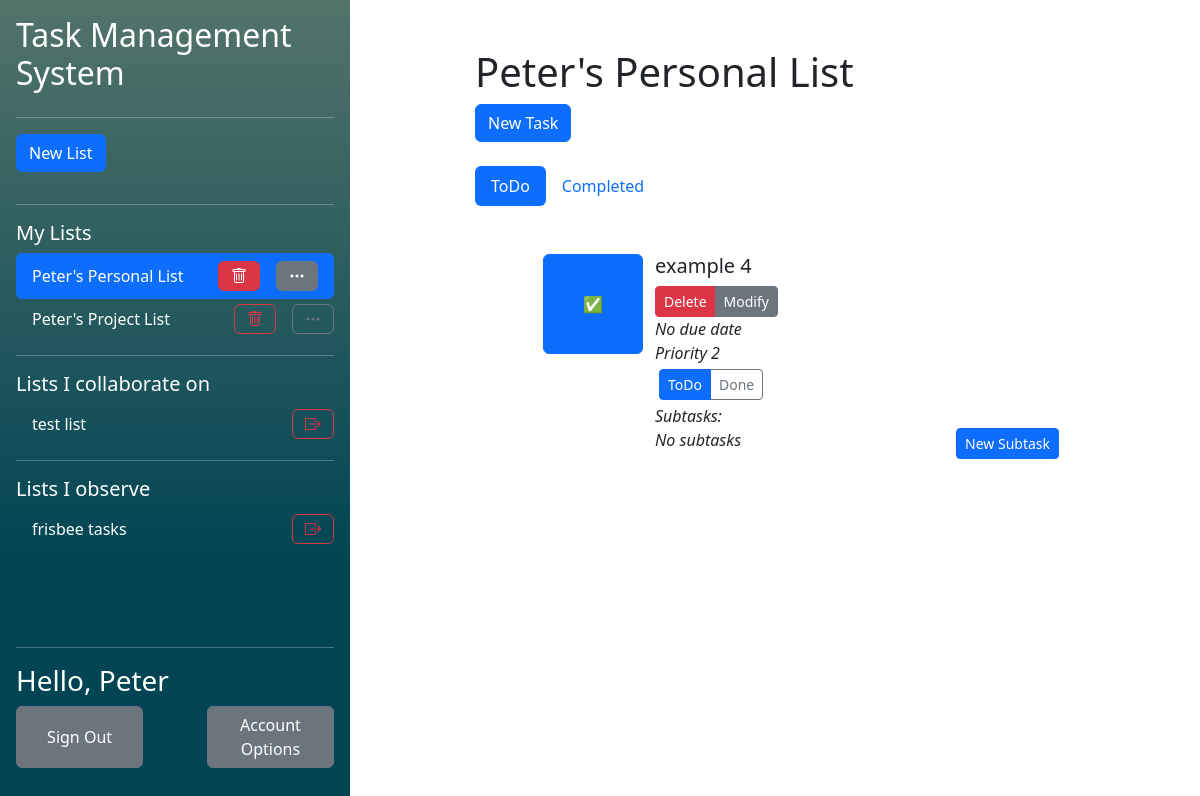
The page /php/index.php?listid=1 (signed in) on the database its author committed.
### tables this page shows
CREATE TABLE "UserLists" (
	"user_id"	TEXT,
	"list_id"	TEXT,
	"collaborator"	INTEGER,
	"observer"	INTEGER,
	PRIMARY KEY("user_id","list_id"),
	FOREIGN KEY("user_id") REFERENCES "Users"("user_id") ON DELETE CASCADE ON UPDATE CASCADE,
	FOREIGN KEY("list_id") REFERENCES "Lists"("list_id") ON DELETE CASCADE ON UPDATE CASCADE
);

CREATE TABLE "Lists"
(
    list_id        INTEGER not null
        primary key autoincrement,
    list_name      TEXT    not null,
    list_completed REAL    not null
);

CREATE TABLE "Users" (
	"user_id"	INTEGER NOT NULL,
	"user_name"	TEXT NOT NULL UNIQUE,
	"email"	TEXT NOT NULL UNIQUE,
	"password_hash"	TEXT NOT NULL,
	"first_name"	TEXT NOT NULL,
	"last_name"	TEXT NOT NULL,
	PRIMARY KEY("user_id")
);

CREATE TABLE "Tasks" (
	"task_id"	INTEGER NOT NULL,
	"task_name"	TEXT NOT NULL,
	"task_completed"	INTEGER NOT NULL,
	"list_id"	INTEGER NOT NULL,
	"order_in_list"	INTEGER NOT NULL,
	"assigned_collaborator_id"	INTEGER,
	"task_due_date"	INTEGER,
	"task_priority"	INTEGER,
	FOREIGN KEY("assigned_collaborator_id") REFERENCES "Users"("user_id"),
	FOREIGN KEY("list_id") REFERENCES "Lists"("list_id") ON DELETE CASCADE,
	PRIMARY KEY("task_id" AUTOINCREMENT)
);

### php/components/TaskList.php (the view, shortened to what the rows shown need)
<?php require 'components/NewTaskPopup.php';
$listid = isset($_GET['listid']) ? $_GET['listid'] : false;
?>
<h1>
    <?php if (getListNameFromID($listid) != false && array_key_exists('list_name', getListNameFromID($listid)[0])) echo getListNameFromID($listid)[0]['list_name']?>
</h1>
<?php if ($listid != false):?>
<?php if(checkUserListAccess(htmlspecialchars($listid), getUIDFromCreds())): ?>
    <button type="button" class="btn btn-primary" data-bs-toggle="modal" data-bs-target="#NewTaskModal">
        New Task
    </button>
<?php else: ?>
    A list created by <b><?php echo getListOwnerFullName($listid)?></b><br/>
<?php endif;?>
<br/><br/>
<div>
    <ul class="nav nav-pills mb-3" id="pills-tab" role="tablist">
    </ul>
</div>
<div class="tab-content" id="pills-tabContent">
    <div class="tab-pane fade show active" id="pills-todo" role="tabpanel" aria-labelledby="pills-todo-tab" tabindex="0">
        <div class="p-3">
            <ol>
                <?php
                if (getUncompletedTasksFromList($listid) != null):
                foreach (getUncompletedTasksFromList($listid) as $item):?>
                    <ul>
                            <div class="row">
                                <button class='btn btn-primary col' style="flex: none; width: 10%; min-width: 100px; height: 10%; min-height: 100px;" type='submit' name="<?php echo $item['task_id']?>" form="complete<?php echo $item['task_id']?>">✅</button>
                                <div class="col">
                                    <div class="row">
                                        <div class="col">
                                            <h5><?php echo $item['task_name']?></h5>
                                        </div>
                                        <br/>
                                        <?php if (checkUserListAccess($listid, getUIDFromCreds())):?>
                                        <div>
                                            <div class="btn-group">
                                                <button class="btn btn-danger btn-sm" onclick="window.location.href='deleteTask.php?taskid=<?php echo $item['task_id'];?>'">Delete</button>
                                                <button class="btn btn-secondary btn-sm" onclick="window.location.href='modifyTask.php?taskid=<?php echo $item['task_id'];?>'">Modify</button>
                                            </div>
                                        </div>
                                        <?php endif;?>
                                        <i><?php if(isset($item['task_due_date'])){
                                                echo "Due ".$item['task_due_date'];
                                            } else {
                                                echo 'No due date';
                                            }?></i> <br/>
                                        <i><?php if(($item['task_priority']) != 0){
                                                echo 'Priority '.$item['task_priority'];
                                            } else {
                                                echo 'No priority';
                                            }?></i>
                                    </div>
                                    <div class="">
                                        <ul class="btn-group p-1" id="pills-tab-subtask<?php echo $item['task_id']?>" role="tablist">
                                                <button class="btn btn-outline-primary active btn-sm" id="pills-subtask-uncomplete-<?php echo $item['task_id']?>-tab" data-bs-toggle="pill" data-bs-target="#pills-subtask-uncomplete-<?php echo $item['task_id']?>" type="button" roll="tab">ToDo</button>
                                                <button class="btn btn-outline-secondary btn-sm" id="pills-subtask-complete-<?php echo $item['task_id']?>-tab" data-bs-toggle="pill" data-bs-target="#pills-subtask-complete-<?php echo $item['task_id']?>" type="button" roll="tab">Done</button>
                                        </ul>
                                    </div>
                                    <div class="tab-content" id="pills-tabContent-subtask">
                                        <div class="tab-pane fade show active" id="pills-subtask-uncomplete-<?php echo $item['task_id']?>" role="tabpanel" aria-labelledby="pills-subtask-uncomplete-<?php echo $item['task_id']?>-tab" tabindex="0">
                                            <div class="flex-grow-1 align-middle"><i class="align-middle">Subtasks:</i></div>
                                            <?php if(getUncompletedSubtasksFromTask($item['task_id']) != null): ?>
                                            <div class="d-flex flex-row pb-1">
                                                <div>
                                                    <?php if (!checkObserverListAccess($listid, getUIDFromCreds())):?> <button class="btn btn-primary btn-sm" type="submit" onclick="window.location.href='newSubTask.php?taskid=<?php echo $item['task_id']?>'">New Subtask</button> <?php endif;?>
                                                </div>
                                            </div>
                                                <?php $bgcolour = true;?>
                                                <?php foreach (getUncompletedSubtasksFromTask($item['task_id']) as $subtask): ?>
                                                    <form id="completeSubtask<?php echo $subtask['sub_task_id']?>" action="<?php echo htmlspecialchars($_SERVER["PHP_SELF"])."?subtaskid=".$subtask['sub_task_id']."&type=completesubtask&listid=".$listid;?>" method="post" name="completeSubtask" style="height: 0px; width: 0px" hidden></form>
                                                    <div class=" d-flex flex-row rounded"  <?php if($bgcolour) {
                                                                                                echo 'style="background-color: darkgrey"';
                                                                                                $bgcolour = false;
                                                                                                } else{
                                                                                                $bgcolour = true;
                                                                                            }?>>
                                                            <div class="p-1">
                                                                <button form="completeSubtask<?php echo $subtask['sub_task_id']?>" class="btn btn-primary btn-sm" type="submit">✅</button>
                                                            </div>
                                                            <div class="p-1 flex-grow-1">
                                                                <i><b><?php echo $subtask["sub_task_name"];?></b></i>
                                                            </div>
                                                            <div class="p-1">
                                                                <i><?php if(isset($subtask['sub_task_due_date'])){
                                                                        echo "Due ".$subtask['sub_task_due_date'];
                                                                    } else {
                                                                        echo 'No due date';
                                                                    }?></i>
                                                            </div>
                                                                <div class="p-1 pe-2">
                                                                    <i><?php if(($subtask['sub_task_priority']) != 0){
                                                                            echo 'Priority '.$subtask['sub_task_priority'];
                                                                        } else {
                                                                            echo 'No priority';
                                                                        }?></i>
                                                                </div>
                                                    </div>
                                                <?php endforeach;?>
                                            <?php else:?>
                                            <div class="d-flex">
                                                <i class="flex-grow-1 col">No subtasks</i>
                                                <?php if (!checkObserverListAccess($listid, getUIDFromCreds())):?> <button class="btn btn-primary btn-sm" type="submit" onclick="window.location.href='newSubTask.php?taskid=<?php echo $item['task_id']?>'">New Subtask</button> <?php endif;?>
                                            </div>
                                            <?php endif;?>
                                        </div>
                                    </div>
                                </div>
                            </div>
                    </ul>
                <?php endforeach;
                else:?>
                <h2>You have no Tasks!</h2>
                Create a task using the new task button, or ask the list administrator.
                <?php endif;?>
            </ol>
        </div>
    </div>
</div>
<?php else: ?>
<h1>No List selected!</h1>
Create or select a list using the sidebar!
<?php endif;?>

### php/index.php (shortened to what the rows shown need)
<?php
    require ('functions/DatabaseFunctions.php');
    require ('functions/TaskFunctions.php');
    $name = getFirstName();
?>
<?php require "../css/css.php"?>
<?php require "components/pagetop.php"?>
<main class="d-flex flex-nowrap h-100">
    <div class="d-flex flex-column flex-shrink-0 p-3 background align-items-stretch h-100" style="width: 350px">
        <h2>Task Management System</h2>
        <?php require 'components/ListList.php'?>
        <div class="mt-auto">
            <hr/>
            <h3>Hello, <?php echo $name?></h3>
            <form class="d-flex flex-row mb-3 justify-content-between" method="post" action="accountOptions.php">
                <button class="btn btn-secondary" style="width: 40%" type="submit" name="signOut" value="signOut">Sign Out</button>
                <button class="btn btn-secondary" style="width: 40%" type="submit">Account Options</button>
            </form>
        </div>
    </div>
    <div class="mx-auto w-50 m-5">
        <?php require 'components/TaskList.php'?>
    </div>
</main>

### php/components/ListList.php (shortened to what the rows shown need)
<?php $ListIDInURL = isset($_GET['listid']) ? $_GET['listid'] : false;?>
<ul class="nav nav-pills flex-column mb-auto overflow-y-auto">
    <?php
    if (getOwnedListsForCurrentUser() != null):
        foreach (getOwnedListsForCurrentUser() as $listID):
            if($listID[0] == $ListIDInURL):?>
                <li class="hstack gap-3 nav-link active text-white">
                    <div class="">
                        <?php echo getListNameFromID($listID[0])[0][0]?>
                    </div>
                    <button class="btn btn-danger ms-auto" onclick="location.href='listAction.php?action=delete&listid=<?php echo $ListIDInURL?>'"><i class="bi bi-trash"></i></button>
                    <button class="btn btn-secondary"  onclick="location.href='modifyList.php?listid=<?php echo $ListIDInURL?>'"><i class="bi bi-three-dots"></i></button>
                </li>
            <?php else:?>
                <li class="hstack gap-3">
                    <div class="nav-link text-white">
                        <a class="navbarList" href="<?php echo "index.php?listid=$listID[0]"?>">
                            <?php echo getListNameFromID($listID[0])[0][0]?>
                        </a>
                    </div>
                    <button class="btn btn-outline-danger ms-auto" onclick="location.href='listAction.php?action=delete&listid=<?php echo $ListIDInURL?>'"><i class="bi bi-trash"></i></button>
                    <button class="btn btn-outline-secondary" onclick="location.href='modifyList.php?listid=<?php echo $ListIDInURL?>'"><i class="bi bi-three-dots"></i></button>
                </li>
            <?php endif;?>
    <?php endforeach;
    else:?>
        You have not created a list! Click the <b>"New List"</b> button to get started!
    <?php endif;?>
    <?php
    if (getCollabListsForCurrentUser() != null):
        foreach (getCollabListsForCurrentUser() as $listID):
            if($listID[0] == $ListIDInURL):?>
                <li class="hstack gap-3 nav-link active text-white">
                    <div class="">
                        <?php echo getListNameFromID($listID[0])[0][0]?>
                    </div>
                    <button class="btn btn-danger ms-auto" onclick="location.href='listAction.php?action=leave&listid=<?php echo $ListIDInURL?>'"><i class="bi bi-box-arrow-right"></i></button>
                </li>
            <?php else:?>
                <li class="hstack gap-3">
                    <div class="nav-link text-white">
                        <a class="navbarList" href="<?php echo "index.php?listid=$listID[0]"?>">
                            <?php echo getListNameFromID($listID[0])[0][0]?>
                        </a>
                    </div>
                    <button class="btn btn-outline-danger ms-auto" onclick="location.href='listAction.php?action=leave&listid=<?php echo $ListIDInURL?>'"><i class="bi bi-box-arrow-right"></i></button>
                </li>
            <?php endif;?>
        <?php endforeach;
     else:?>
     No one has shared a list with you!
    <?php endif;?>
    <?php if (getObserverListsForCurrentUser() != null):
        foreach (getObserverListsForCurrentUser() as $listID):
        if($listID[0] == $ListIDInURL):?>
            <li class="hstack gap-3 nav-link active text-white">
                <div class="">
                    <?php echo getListNameFromID($listID[0])[0][0]?>
                </div>
                <button class="btn btn-danger ms-auto" onclick="location.href='listAction.php?action=leave&listid=<?php echo $ListIDInURL?>'"><i class="bi bi-box-arrow-right"></i></button>
            </li>
        <?php else:?>
            <li class="hstack gap-3">
                <div class="nav-link text-white">
                    <a class="navbarList" href="<?php echo "index.php?listid=$listID[0]"?>">
                        <?php echo getListNameFromID($listID[0])[0][0]?>
                    </a>
                </div>
                <button class="btn btn-outline-danger ms-auto" onclick="location.href='listAction.php?action=leave&listid=<?php echo $ListIDInURL?>'"><i class="bi bi-box-arrow-right"></i></button>
            </li>
        <?php endif;?>
    <?php endforeach; else:?>
    No one as added you as a list observer!
    <?php endif;?>
</ul>

### rows shown on the page
userlists: list.list_name "Peter's Personal List"
userlists: list.list_name "Peter's Project List"
userlists: list.list_name "test list"
userlists: list.list_name "frisbee tasks"
users: name "Peter"
lists: list_name "Peter's Personal List"
tasks: task_name "example 4", shows "No due date", task_priority "2"
